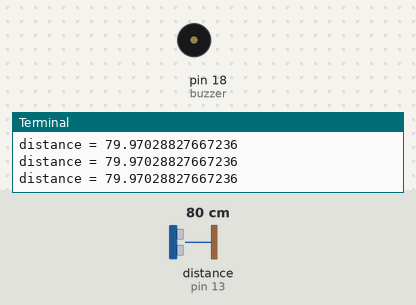
Recording of a program running on a simulated Raspberry Pi (header pin numbers). On the bench: buzzer (waves = sounding), the last lines printed to the terminal. The test bench sets the inputs (shaded band); at power-on: distance to the obstacle (sensor on pin 13) 80 cm. The echo pulse lasts 58.3 µs per cm; the clock reads 2024-03-15 10:24:30 at power-on unless the program sets it.

Above: at 1.2 s.
1.3 s: distance to the obstacle (sensor on pin 13) set to 28 cm
2.8 s: distance to the obstacle (sensor on pin 13) set to 23 cm
At 2.94 s:
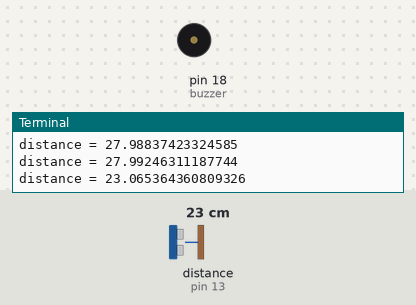
Timing chart, 0 to 11.8 s (numbered marks = the images above; inputs shaded):
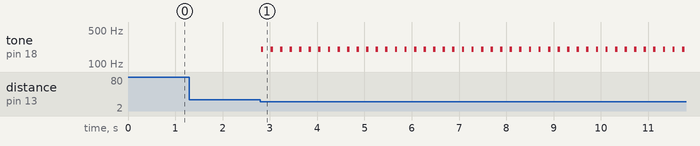

Measured:
- the behaviour switches between 26 and 25 cm on distance to the obstacle (sensor on pin 13) (found by bisection; images 0 and 1)
- after the input at 2.8 s, tone on pin 18 (buzzer): alternates 200 Hz for 0.05 s and silent for 0.15 s, starting at once

The program:

12.buzzer_distance.py
```python
import pigpio
import time
import RPi.GPIO as GPIO

pi = pigpio.pi()
buzzer = 18  # pin 12 in BOARD mode
pi.set_mode(buzzer, pigpio.OUTPUT)

GPIO.setmode(GPIO.BOARD)
trigger_pin = 11
echo_pin = 13
GPIO.setup(trigger_pin, GPIO.OUT)
GPIO.setup(echo_pin, GPIO.IN)


def trigger():
    required_duration = 0.00001
    GPIO.output(trigger_pin, GPIO.HIGH)
    time.sleep(required_duration)
    GPIO.output(trigger_pin, GPIO.LOW)


def get_echo_duration_seconds():
    start_seconds = time.time()
    stop_seconds = time.time()

    while GPIO.input(echo_pin) == 0:
        start_seconds = time.time()

    while GPIO.input(echo_pin) == 1:
        stop_seconds = time.time()

    return stop_seconds - start_seconds


def get_distance_cm(duration_seconds):
    speed_of_sound_mps = 343
    speed_of_sound_centimeres_per_second = speed_of_sound_mps * 100
    return speed_of_sound_centimeres_per_second * duration_seconds


def detect_distance_cm():
    trigger()
    duration_seconds = get_echo_duration_seconds()
    distance_cm = get_distance_cm(duration_seconds) / 2
    if distance_cm < 2 or distance_cm > 400:
        return 0
    else:
        return distance_cm


try:
    while True:
        distance = detect_distance_cm()
        print(f"{distance = }")
        if distance < 25:
            pi.hardware_PWM(buzzer, 200, 500000)
            time.sleep(0.05)
            pi.hardware_PWM(buzzer, 0, 0)
            time.sleep(0.05)
        else:
            pi.hardware_PWM(buzzer, 0, 0)
        time.sleep(0.1)
except KeyboardInterrupt:
    pass
finally:
    pi.write(buzzer, 0)
    pi.stop()
    GPIO.cleanup()
```
